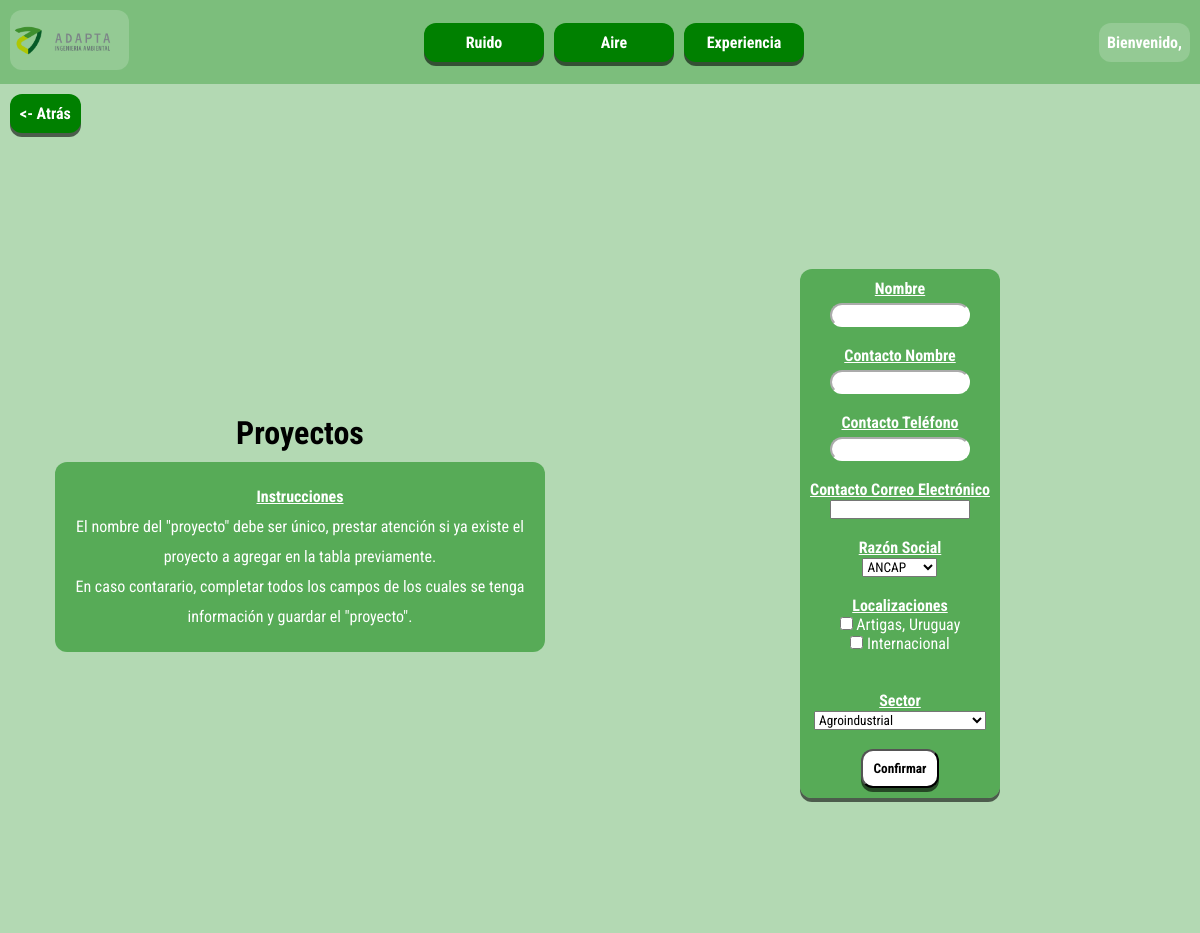
/experiencia/proyectos/agregar (signed in), run on the app's committed database.
### servicios_adapta_app/models.py (models this page shows)
class experienciaLocalizaciones(models.Model):
    departamento = models.CharField(max_length=100, blank=True)
    pais = models.CharField(max_length=100)
    def __str__(self):
        if self.departamento:
            return f"{self.departamento}, {self.pais}"
        else:
            return self.pais

### servicios_adapta_app/views.py (the view)
# urls.py: path('experiencia/proyectos/agregar', views.add_proyecto, name='experiencia-proyectos-agregar'),
def add_proyecto(request):
    if request.user.is_authenticated:
        if request.method == 'POST':
            nombre = request.POST.get('nombre-proyecto')
            contacto_nombre = request.POST.get('contacto-nombre')
            contacto_telefono = request.POST.get('contacto-telefono')
            contacto_mail = request.POST.get('contacto-mail')
            razon_id = request.POST.get('razon')
            localizaciones_ids = request.POST.getlist('localizacion')
            sector = request.POST.get('sector')
            proyecto = experienciaProyecto.objects.create(
                nombre=nombre,
                contacto_nombre=contacto_nombre,
                contacto_telefono=contacto_telefono,
                contacto_mail=contacto_mail,
                razon_id=razon_id,
                sector=sector
            )
            proyecto.localizacion.set(localizaciones_ids)
            return redirect('experiencia-proyectos')
        else:
            return render(request, './servicios_adapta_app/experiencia_proyectos_form.html', context={
                'razones_sociales': experienciaRazonSocial.objects.all(),
                'localizaciones': experienciaLocalizaciones.objects.all(),
                'SECTOR_CHOICES': experienciaProyecto.SECTOR_CHOICES
            })
    else:
        return redirect('login')

### servicios_adapta_app/templates/servicios_adapta_app/experiencia_proyectos_form.html (shortened to what this page needs)
{% extends './base.html' %}
{% block content %}
<div>
    <div class="container" style="height: fit-content;">
        <div class="div-atras">
            <a class="boton-atras" href="{% url 'experiencia-proyectos' %}"> <- Atrás</a>
        </div>
    </div>
    <div class="container">
        <div class="left">
            <h1>Proyectos</h1>
            <div class="info">
                <label class="title">Instrucciones</label>
                <p>
                    El nombre del "proyecto" debe ser único, prestar atención si ya existe el proyecto a agregar en la tabla previamente.<br>
                    En caso contarario, completar todos los campos de los cuales se tenga información y guardar el "proyecto".
                </p>
            </div>
        </div>
        <div class="right">
            <form method="POST">
                <label for="nombre-proyecto" class="title">Nombre</label>
                <br>
                <input type="text" name="nombre-proyecto" required>
                <br>
                <br>
                <label for="contacto-nombre" class="title">Contacto Nombre</label>
                <br>
                <input type="text" name="contacto-nombre" required>
                <br>
                <br>
                <label for="contacto-telefono" class="title">Contacto Teléfono</label>
                <br>
                <input type="text" name="contacto-telefono">
                <br>
                <br>
                <label for="contacto-mail" class="title">Contacto Correo Electrónico</label>
                <br>
                <input type="email" name="contacto-mail">
                <br>
                <br>
                <label for="razon" class="title">Razón Social</label>
                <br>
                <select name="razon" required>
                    {% for razon in razones_sociales %}
                    <option value="{{ razon.id }}">{{ razon.nombre }}</option>
                    {% endfor %}
                </select>
                <br>
                <br>
                <label for="localizacion" class="title">Localizaciones</label>
                <br>
                {% for localizacion in localizaciones %}
                    <label>
                        <input type="checkbox" name="localizacion" value="{{ localizacion.id }}">
                        {{ localizacion }}
                    </label>
                    <br>
                {% endfor %}
                <br>
                <br>
                <label for="sector" class="title">Sector</label>
                <br>
                <select name="sector" required>
                    {% for choice in SECTOR_CHOICES %}
                    <option value="{{ choice.0 }}">{{ choice.1 }}</option>
                    {% endfor %}
                </select>
                <br>
                <br>
                <button type="submit">Confirmar</button>
            </form>
        </div>
    </div>
</div>
{% endblock %}

### servicios_adapta_app/static/main.css (style rules this page uses)
* { margin: 0; padding: 0; font-family: 'Roboto Condensed', sans-serif; }
body { height: 100vh; }
.container { display: flex; justify-content: center; align-items: center; background-color: rgba(0, 128, 0, 0.297); height: 100vh; }
.info { padding: 20px; color: white; width: 75%; background-color: rgba(0, 128, 0, 0.514); border-radius: 12px; text-align: center; line-height: 30px; }
.info { margin-top: 10px; }

### servicios_adapta_app/static/form.css (style rules this page uses)
.left { width: 50%; display: flex; justify-content: center; align-items: center; flex-direction: column; }
.right { width: 50%; display: flex; justify-content: center; align-items: center; text-align: center; }
form { background-color: rgba(0, 128, 0, 0.514); border-radius: 12px; padding: 10px; box-shadow: 0px 4px rgba(0, 0, 0, 0.577); color: white }
.title { font-weight: bold; text-decoration: underline; }
form button { font-weight: bold; background-color: white; border-radius: 12px; box-shadow: 0px 4px rgba(0, 0, 0, 0.577); padding: 10px; }
input[type=text], input[type=number], input[type=password] { height: 20px; border-radius: 12px; border-color: white; text-align: center; margin-top: 5px; }

### servicios_adapta_app/static/tabla-experiencia.css (style rules this page uses)
.div-atras { padding-left: 10px; padding-top: 10px; display: flex; justify-content: start; width: 100%; }
.experiencia-sub-section a, .boton-atras { text-decoration: none; color: white; font-weight: bold; background-color: green; border-radius: 12px; box-shadow: 0px 4px rgba(0, 0, 0, 0.577); padding: 10px; transition: background-color .2s; }

### data on the page
experienciaLocalizaciones: departamento+pais "Artigas, Uruguay"
experienciaLocalizaciones: departamento+pais "Internacional"

### other printed values
form field razon "ANCAP"
form field sector "Agroindustrial"
